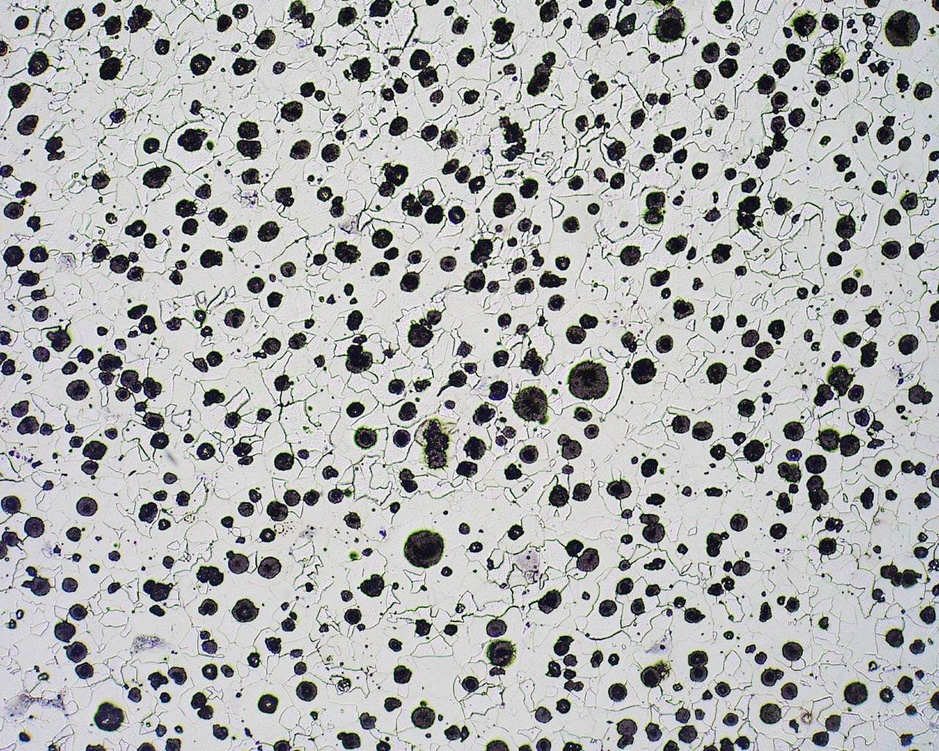
#> input picture 06_taller05/met.jpg, 939 x 751 px, shrunk from 1280 x 1024 before the run
$ jupyter execute granulometria3.ipynb   (shell and % lines are left out)
#> lines starting #> are read from the running program, lines starting #| are printed output that depends on the picture; after the words box and inside, x2 and y2 are one past the last pixel; in counts of white or black regions, pixels touching at a corner belong together
[cell 1]
%pylab inline
from scipy import ndimage

[cell 2]
import cv2

[cell 3]
img = cv2.imread('met.jpg')
#> img is the input picture: shape (751, 939, 3); mean B, G, R 176.1, 176.5, 175.5
img2 = cv2.imread('met.jpg')
img3 = cv2.imread('met.jpg')
#img = ndimage.gaussian_filter(img1, sigma=2)
gray = cv2.cvtColor(img,cv2.COLOR_BGR2GRAY)
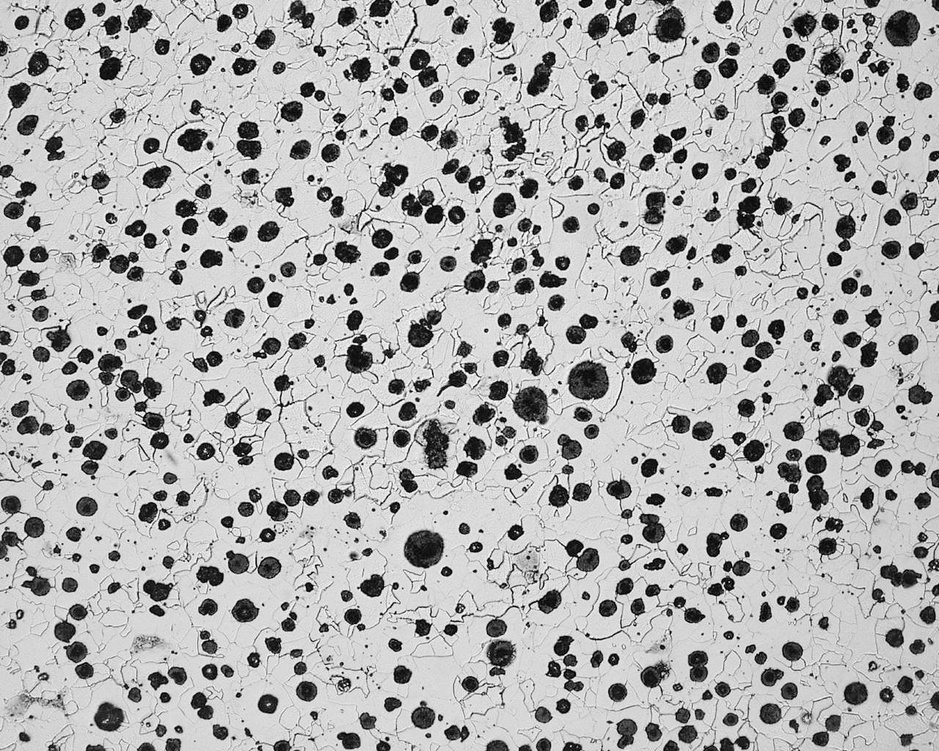
#> gray: shape (751, 939); min 0, max 255, mean 176.2
gray2 = cv2.cvtColor(img,cv2.COLOR_BGR2GRAY)
ret, thresh = cv2.threshold(gray,0,255,cv2.THRESH_BINARY_INV+cv2.THRESH_OTSU)
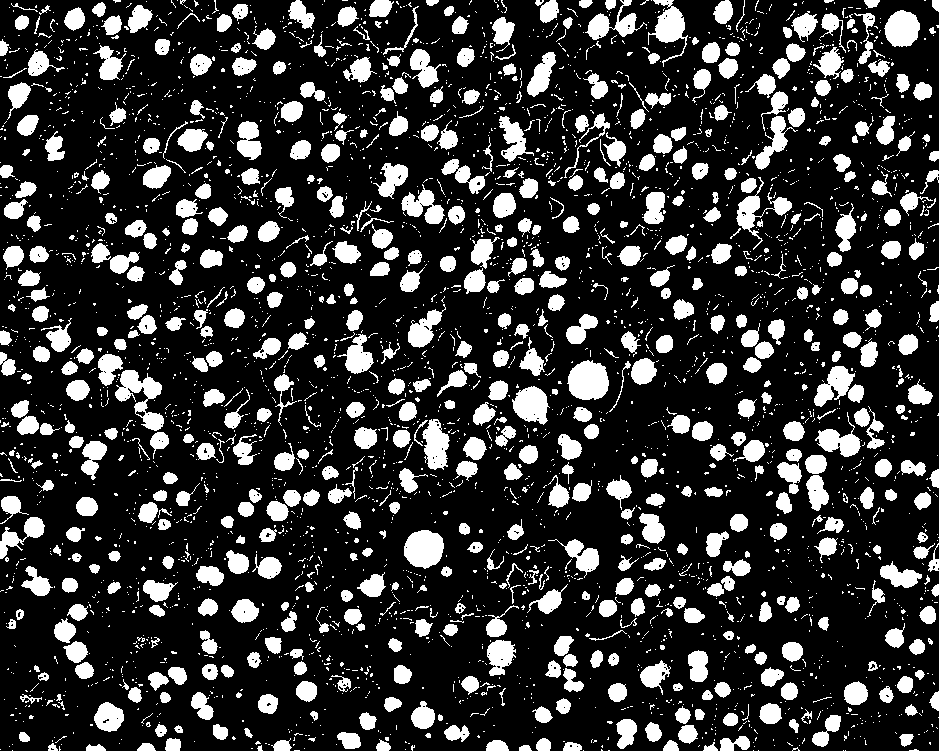
#> thresh: shape (751, 939); 20.5% white; 3756 white regions (3052 under 20 px), largest, box (x1, y1, x2, y2) and area: (115, 370, 164, 431) 1300, (567, 360, 609, 400) 1297, (404, 530, 444, 569) 1198
#> ret = 129
ret2, thresh2 = cv2.threshold(gray,255,255,cv2.THRESH_BINARY_INV+cv2.THRESH_OTSU)
#> ret2 = 129

$ run again, with 06_taller05/000398.jpg copied over 06_taller05/met.jpg
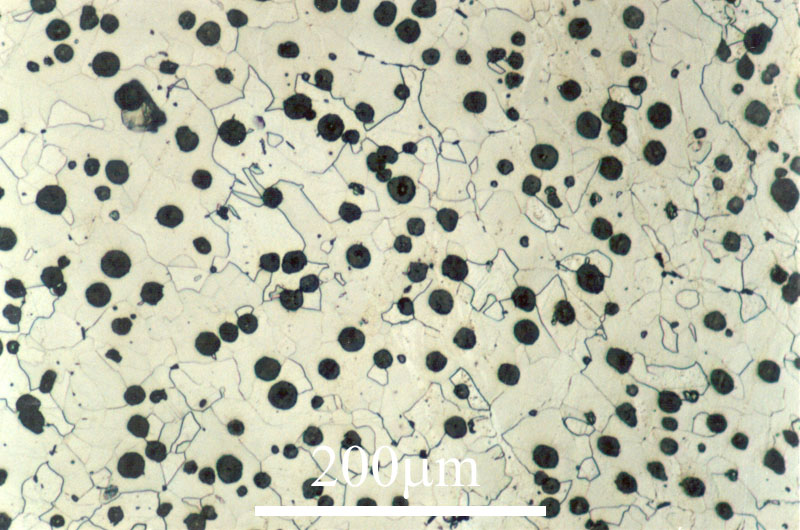
#> input picture 06_taller05/000398.jpg, 800 x 530 px
#> img is the input picture: shape (530, 800, 3); mean B, G, R 171.7, 192.3, 190.5
#> `gray = cv2.cvtColor(img,cv2.COLOR_BGR2GRAY)`:
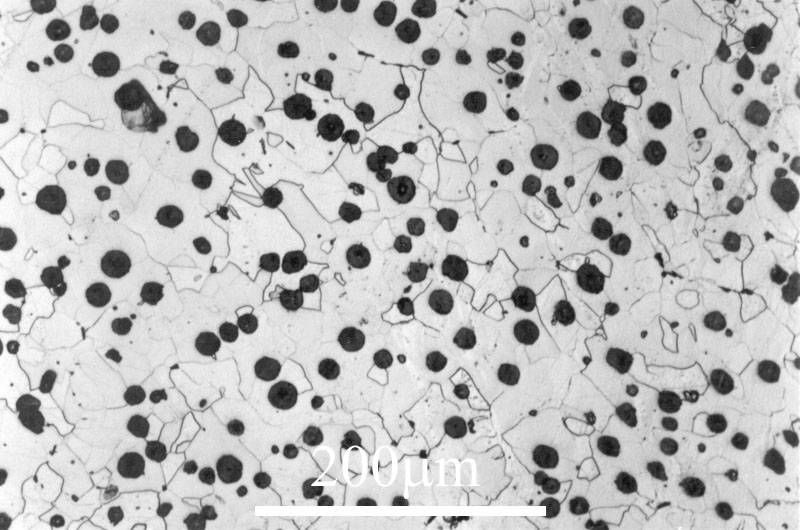
#> gray: shape (530, 800); min 8, max 255, mean 189.4
#> `ret, thresh = cv2.threshold(gray,0,255,cv2.THRESH_BINARY_INV+cv2.THRES..`:
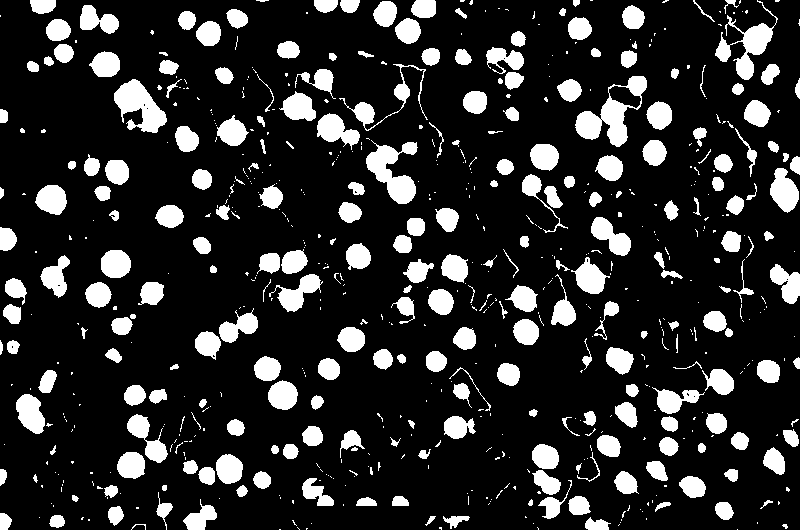
#> thresh: shape (530, 800); 16.9% white; 667 white regions (414 under 20 px), largest, box (x1, y1, x2, y2) and area: (575, 76, 647, 147) 1885, (366, 140, 418, 204) 1602, (114, 79, 167, 133) 1545
#> ret = 142
